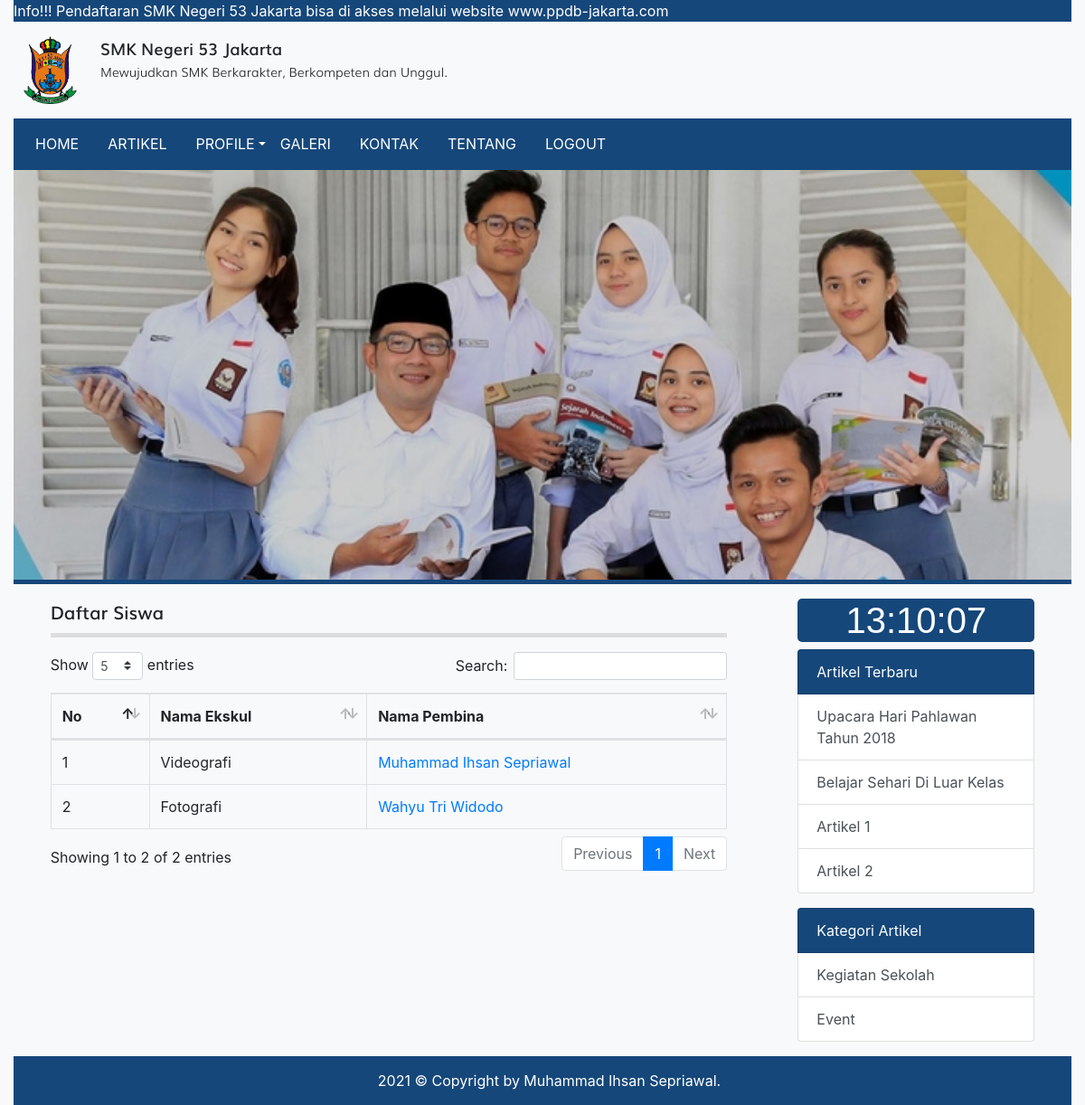
The page /ekskul.php on the database its author committed.
### tables this page shows
CREATE TABLE `tbl_ekskul` (
  `id` int(11) NOT NULL,
  `nama_ekskul` varchar(50) DEFAULT NULL,
  `pembina` int(11) DEFAULT NULL
);

CREATE TABLE `tbl_guru` (
  `id` int(11) NOT NULL,
  `nama` varchar(100) DEFAULT NULL,
  `nip` int(10) DEFAULT NULL,
  `jenis_kelamin` enum('L','P') DEFAULT NULL,
  `no_hp` varchar(12) DEFAULT NULL,
  `tempat_lahir` varchar(50) DEFAULT NULL,
  `tanggal_lahir` date DEFAULT NULL,
  `mata_pelajaran` varchar(50) DEFAULT NULL,
  `alamat` varchar(100) DEFAULT NULL,
  `foto` varchar(100) DEFAULT NULL
);

CREATE TABLE `tbl_artikel` (
  `id` int(11) NOT NULL,
  `judul` varchar(255) DEFAULT NULL,
  `isi` text DEFAULT NULL,
  `tanggal` date DEFAULT NULL,
  `foto` varchar(100) DEFAULT NULL,
  `id_kategori` int(11) DEFAULT NULL
);

CREATE TABLE `tbl_kategori_artikel` (
  `id` int(11) NOT NULL,
  `nama_kategori` varchar(30) DEFAULT NULL
);

### ekskul.php (the view, shortened to what this page needs)
<?php
require_once 'koneksi.php';
$query = mysqli_query($koneksi, "SELECT tbl_ekskul.id AS id, tbl_ekskul.nama_ekskul, tbl_ekskul.pembina, tbl_guru.nama, tbl_guru.id AS id_guru FROM tbl_ekskul LEFT JOIN tbl_guru on tbl_ekskul.pembina = tbl_guru.id");
$no = 1;
?>
<!DOCTYPE html>
<html>
<head>
	<link rel="stylesheet" href="resources/datatables/datatables.min.css">
	<link rel="stylesheet" href="resources/fonts/stylesheet.css">
	<link rel="stylesheet" href="resources/css/bootstrap.min.css">
	<link rel="stylesheet" href="resources/css/styles.css">
</head>
<body>
	<div class="container-fluid bg-light">
		<div class="marquee">
			<marquee direction="left">Info!!! Pendaftaran SMK Negeri 53 Jakarta bisa di akses melalui website www.ppdb-jakarta.com</marquee>
		</div>
		<div class="logo clearfix">
			<div class="float-left mt-3 mb-3">
				<img src="resources/images/logo53.png" alt="Logo Sekolah" width="80px" height="75px" class="float-left mr-3">
				<div class="text float-right">
					<span class="smk">SMK Negeri 53 Jakarta</span><br>
					<span class="visi">Mewujudkan SMK Berkarakter, Berkompeten dan Unggul.</span>
				</div>
			</div>
		</div>
		<?php require_once 'navbar.php'; ?>
		<div class="hero">
			<img src="resources/images/banner-siswa.jpg" alt="">
		</div>
		<div class="row p-3 justify-content-center">
			<div class="col-md-8">
				<div class="title mb-3">
					Daftar Siswa
				</div>
				<table id="table_id" class="dataTable table table-bordered">
					<thead>
						<tr>
							<th>No</th>
							<th>Nama Ekskul</th>
							<th>Nama Pembina</th>
						</tr>
					</thead>
					<tbody>
						<?php while($row = mysqli_fetch_assoc($query)) : ?>
							<tr>
								<td><?= $no++ ?></td>
								<td><?= $row['nama_ekskul'] ?></td>
								<td><a href="detail_guru.php?id=<?= $row['id_guru'] ?>" target="_blank"><?= isset($row['nama']) ? $row['nama'] : '-' ?></a></td>
							</tr>
						<?php endwhile; ?>
					</tbody>
				</table>
			</div>
			<?php require 'sidebar.php'; ?>
		</div>
		<div class="text-white foot">
			2021 © Copyright by Muhammad Ihsan Sepriawal.
		</div>
	</div>
</body>
</html>

### sidebar.php (shortened to what this page needs)
<?php
$query_artikel_terbaru = mysqli_query($koneksi, "SELECT * FROM tbl_artikel ORDER BY tanggal ASC LIMIT 4");
$query_kategori_artikel= mysqli_query($koneksi, "SELECT * FROM tbl_kategori_artikel LIMIT 4");
?>
<div class="col-md-3 ml-5">
	<div class="list-group">
		 <h1 class="text-center" style="font-size: 40px; font-family: arial; background-color: #15477A; border-radius: 5px; color: #fff;" id="jam"></h1>
	</div>
	<div class="list-group">
		<span class="list-group-item text-white" style="background-color: #15477A;">Artikel Terbaru</span>
		<?php while($artikel_terbaru = mysqli_fetch_assoc($query_artikel_terbaru)) : ?>
			<a href="detail_artikel.php?id=<?= $artikel_terbaru['id'] ?>" class="list-group-item list-group-item-action"><?= $artikel_terbaru['judul'] ?></a>
		<?php endwhile; ?>
	</div>
	<div class="list-group">
		<span class="list-group-item text-white mt-3" style="background-color: #15477A;">Kategori Artikel</span>
		<?php while($kategori_artikel = mysqli_fetch_assoc($query_kategori_artikel)) : ?>
			<a href="kategori.php?id=<?= $kategori_artikel['id'] ?>" class="list-group-item list-group-item-action"><?= $kategori_artikel['nama_kategori'] ?></a>
		<?php endwhile; ?>
	</div>
</div>

### resources/css/styles.css (style rules this page uses)
body { background-image: url('../images/bg_all.jpg'); }
.marquee { background-color: #15477A; color: #fff; }
.smk { font-family: 'mulisemibold'; font-size: 18px; }
.visi { font-family: 'mulilight'; font-size: 14px; }
.hero { border-bottom: 5px solid #15477A; }
.hero img { width: 100%; }
.title { font-family: 'mulisemibold'; font-size: 20px; padding-bottom: 7.5px; border-bottom: 5px solid #ddd }
.foot { background-color: #15477A; padding: 15px 15px 15px 30px; text-align: center; }

### rows shown on the page
tbl_ekskul: nama_ekskul "Videografi", pembina.nama "Muhammad Ihsan Sepriawal"
tbl_ekskul: nama_ekskul "Fotografi", pembina.nama "Wahyu Tri Widodo"
tbl_artikel: judul "Upacara Hari Pahlawan Tahun 2018"
tbl_artikel: judul "Belajar Sehari Di Luar Kelas"
tbl_artikel: judul "Artikel 1"
tbl_artikel: judul "Artikel 2"
tbl_kategori_artikel: nama_kategori "Kegiatan Sekolah"
tbl_kategori_artikel: nama_kategori "Event"
